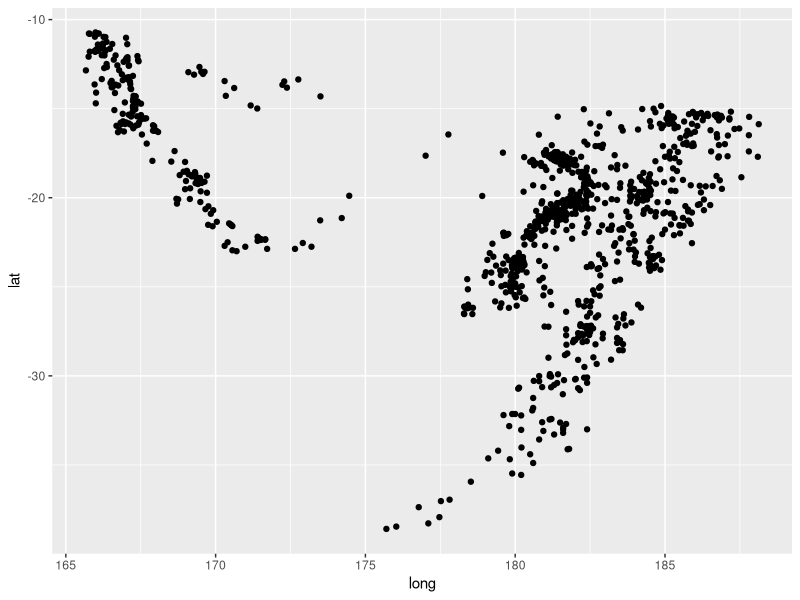

Source code (R):
# Our second R script

# Load up the libraries we need and data
library(tidyverse)
data(quakes)

# Let's plot where the earthquakes are again
ggplot(data=quakes) +
  geom_point(mapping=aes(x=long, y=lat))

# Other stuff goes here

